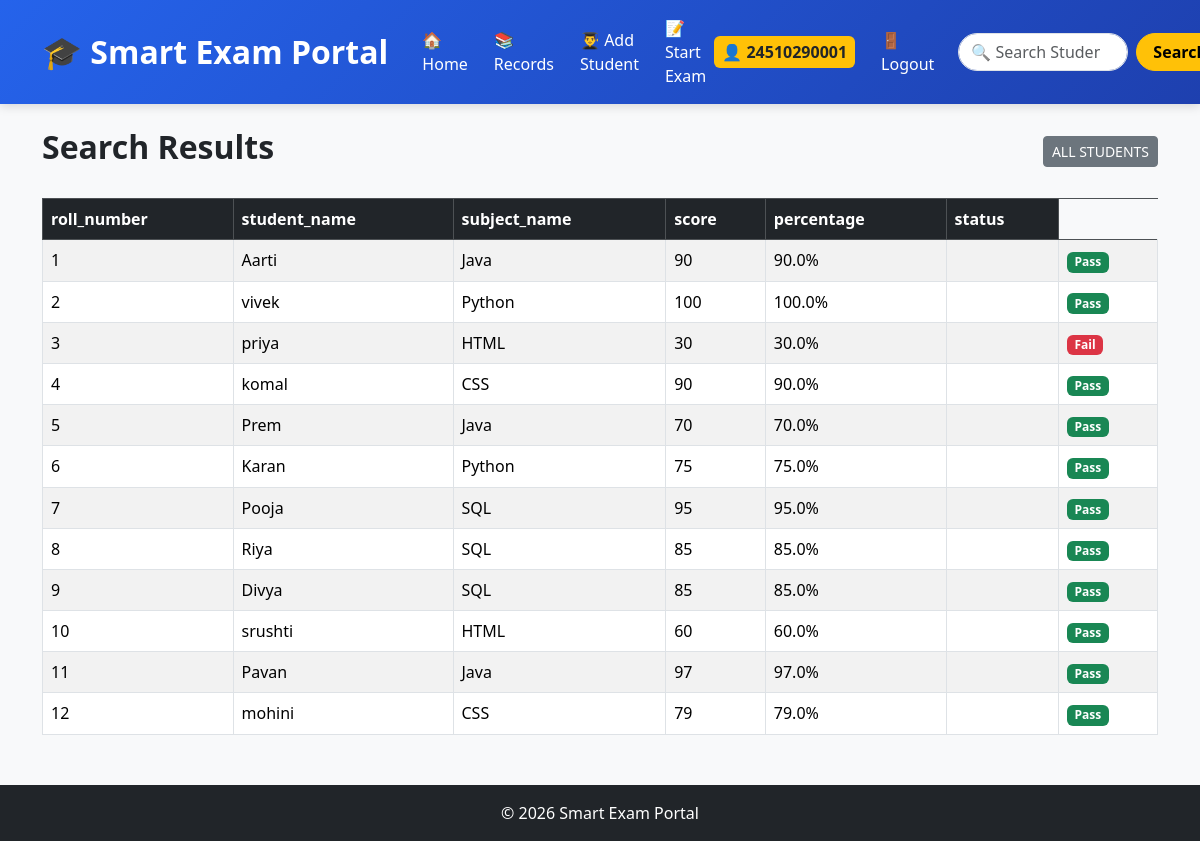
The page /search (signed in) on the database its author committed.
### tables this page shows
CREATE TABLE students (
    id INTEGER PRIMARY KEY AUTOINCREMENT,
    roll_number INTEGER,
    subject_name TEXT,
    student_name TEXT,
    score INTEGER,
    percentage REAL,
    exam_date TEXT
, subject_id INTEGER, photo TEXT DEFAULT 'default.jpg');

CREATE TABLE subjects (
        id INTEGER PRIMARY KEY AUTOINCREMENT,
        name TEXT NOT NULL UNIQUE
    );

### smart_exam_portal/app.py (the view)
@app.route("/search")
def search():
    q = request.args.get("q", "")
    conn = get_db()
    if q:
        students = conn.execute("""
            SELECT
                students.id,
                students.roll_number,
                students.student_name,
                students.score,
                students.percentage,
                students.exam_date,
                students.photo,
                subjects.name AS subject_name
            FROM students
            LEFT JOIN subjects
            ON students.subject_id = subjects.id
            WHERE students.student_name LIKE ?
            OR CAST(students.roll_number AS TEXT) LIKE ?
        """, (f"%{q}%", f"%{q}%")).fetchall()
    else:
        students = conn.execute("""
            SELECT
                students.id,
                students.roll_number,
                students.student_name,
                students.score,
                students.percentage,
                students.exam_date,
                subjects.name AS subject_name
            FROM students
            LEFT JOIN subjects
            ON students.subject_id = subjects.id
        """).fetchall()
    conn.close()
    return render_template(
        "search.html",
        students=students,
        query=q
    )

### smart_exam_portal/database.py (called while the page is built)
def get_db():
    conn = sqlite3.connect(DATABASE)
    conn.row_factory = sqlite3.Row
    return conn
    conn.row_factory = sqlite3.Row
    return conn

### smart_exam_portal/templates/search.html (shortened to what this page needs)
{% extends "base.html" %}
{% block content %}
<div class="d-flex justify-content-between align-items-center mb-4">
    <h2 class="fw-bold">Search Results</h2>
    <a href="{{ url_for('records') }}"
       class="btn btn-secondary btn-sm">
        ALL STUDENTS
    </a>
</div>
{% if students|length > 0 %}
<table class="table table-striped table-bordered table-hover">
    <thead class="table-dark">
        <tr>
            <th>roll_number</th>
            <th>student_name</th>
            <th>subject_name</th>
            <th>score</th>
            <th>percentage</th>
            <th>status</th>
        </tr>
    </thead>
    <tbody>
        {% for student in students %}
        <tr>
            <td>{{ student.roll_number }}</td>
            <td>{{ student.student_name }}</td>
            <td>{{ student.subject_name }}</td>
            <td>{{ student.score }}</td>
            <td>{{ student.percentage }}%</td>
            <td>{{ student.status }}</td>
            <td>
                {% if student.percentage >= 40 %}
                    <span class="badge bg-success">
                        Pass
                    </span>
                {% else %}
                    <span class="badge bg-danger">
                        Fail
                    </span>
                {% endif %}
            </td>
        </tr>
        {% endfor %}
    </tbody>
</table>
{% endif %}
{% endblock %}

### smart_exam_portal/templates/base.html (style rules this page uses)
body { background-color:#f8f9fa; }

### rows shown on the page
students: roll_number "1", student_name "Aarti", subject_name "Java", score "90", percentage "90.0", shows "Pass"
students: roll_number "2", student_name "vivek", subject_name "Python", score "100", percentage "100.0", shows "Pass"
students: roll_number "3", student_name "priya", subject_name "HTML", score "30", percentage "30.0", shows "Fail"
students: roll_number "4", student_name "komal", subject_name "CSS", score "90", percentage "90.0", shows "Pass"
students: roll_number "5", student_name "Prem", subject_name "Java", score "70", percentage "70.0", shows "Pass"
students: roll_number "6", student_name "Karan", subject_name "Python", score "75", percentage "75.0", shows "Pass"
students: roll_number "7", student_name "Pooja", subject_name "SQL", score "95", percentage "95.0", shows "Pass"
students: roll_number "8", student_name "Riya", subject_name "SQL", score "85", percentage "85.0", shows "Pass"
students: roll_number "9", student_name "Divya", subject_name "SQL", score "85", percentage "85.0", shows "Pass"
students: roll_number "10", student_name "srushti", subject_name "HTML", score "60", percentage "60.0", shows "Pass"
students: roll_number "11", student_name "Pavan", subject_name "Java", score "97", percentage "97.0", shows "Pass"
students: roll_number "12", student_name "mohini", subject_name "CSS", score "79", percentage "79.0", shows "Pass"

### other values the page prints
{{ session['username'] }} "24510290001"
